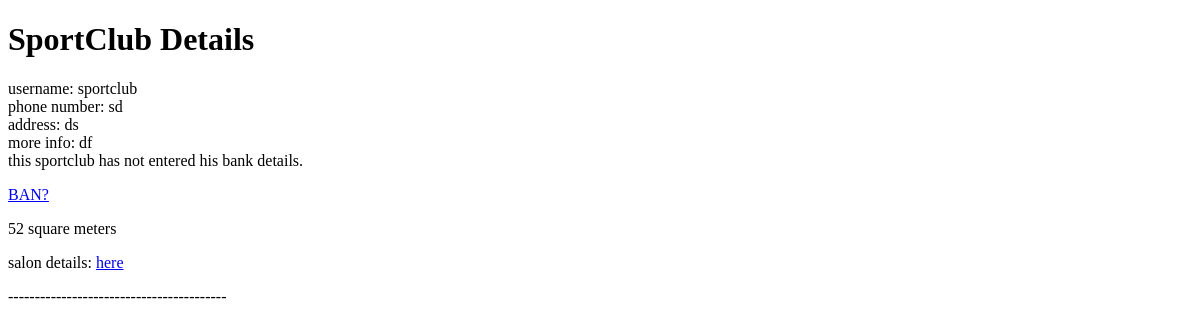
Page /sportclub/list/sportclub/ (signed in) on the earlier database version.
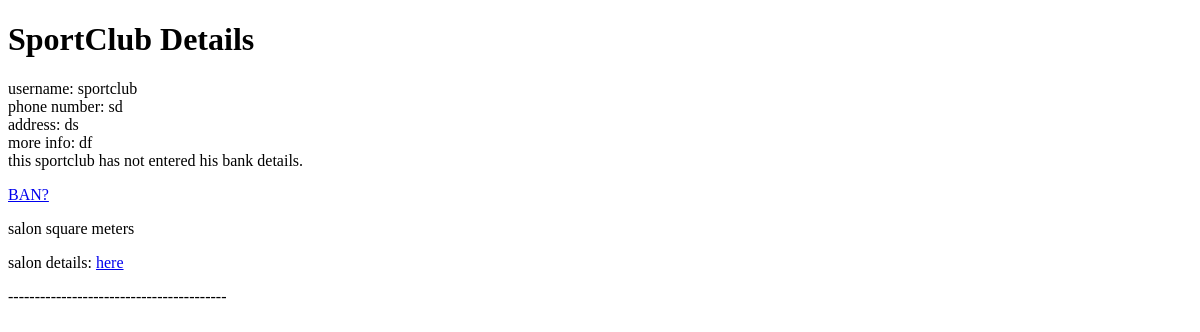
Same page on the later database version.
### salon/models.py (models this page shows, shortened)
class SalonModel(models.Model):
    sportclub = models.ForeignKey(SportClubModel, on_delete = models.CASCADE,
                                  related_name = 'salons')
    is_confirmed = models.BooleanField(default = False,
                                       null = False)
    area = models.CharField(max_length=264, blank=False, null = False)
    floor_type = models.CharField(max_length = 264, blank = True, null = True)
    locker = models.BooleanField(blank = False, null = False)
    drinking_water = models.BooleanField(blank = False, null = False)
    parking_area = models.BooleanField(blank = False, null = False)
    shower = models.PositiveIntegerField(blank = False, null = False)
    changing_room = models.PositiveIntegerField(blank = False, null = False)
    is_futsall = models.BooleanField(blank = False, null = False)
    is_volleyball = models.BooleanField(blank = False, null = False)
    is_football = models.BooleanField(blank = False, null = False)
    is_basketball = models.BooleanField(blank = False, null = False)
    def __str__(self):
        name = str(self.area)+' square meters'
        return name

### sportclub/views.py (the view)
# urls.py: path('list/<slug:slug>/', SportClubDetailView, name='detail'),
@login_required
@masteruser_required
def SportClubDetailView(request,slug):
    if request.user.is_masteruser:
        user_instance = get_object_or_404(UserModel, slug = slug)
        sportclub_instance = get_object_or_404(SportClubModel, user = user_instance)
        salon_instances = get_list_or_404(SalonModel, sportclub = sportclub_instance)
        return render(request,'sportclub/sportclubdetail.html',
                      {'sportclub_detail':sportclub_instance,
                       'salons':salon_instances})
    else:
        return HttpResponseRedirect(reverse('login'))

### sportclub/templates/sportclub/sportclubdetail.html (shortened to what this page needs)
<!DOCTYPE html>
<html lang="en" dir="ltr">
  <head>
  </head>
  <body>
    <h1>SportClub Details</h1>
    <p>
      username: {{sportclub_detail.user.username}}<br>
      phone number: {{sportclub_detail.phone_number}}<br>
      address: {{sportclub_detail.address}}<br>
      more info: {{sportclub_detail.info}}<br>
      {% if sportclub_detail.bankaccount_name %}
      accounts owner name {{sportclub_detail.bankaccount_name}}<br>
      bank name: {{sportclub_detail.bankaccount_bankname}}<br>
      card number:{{sportclub_detail.bankaccount_cardnumber}}<br>
      account number{{sportclub_detail.bankaccount_number}}<br>
      shaba number{{sportclub_detail.bankaccount_shabanumber}}<br>
      {% else %}
      this sportclub has not entered his bank details.<br>
      {% endif %}
      {% if sportclub_detail.user.is_active %}
      <p><a href="{% url 'sportclub:ban' slug=sportclub_detail.user.slug %}">BAN?</a> </p>
      {% else %}
      <p><a href="{% url 'sportclub:unban' slug=sportclub_detail.user.slug %}">UNBAN?</a> </p>
      <p><a href="{% url 'sportclub:delete' slug=sportclub_detail.user.slug %}">DELETE?</a> </p>
      in front some pop has to show for these
      {% endif %}
      {% for salon in salons %}
      {{salon}}<br>
      <p>salon details: <a href="{% url 'salon:detail' pk=salon.pk %}">here</a> </p>
      <p>-----------------------------------------</p>
      {% endfor %}
    </p>
  </body>
</html>

Differences in the rows shown:
removed SalonModel: area "52 square meters"
added SalonModel: area "salon square meters"
